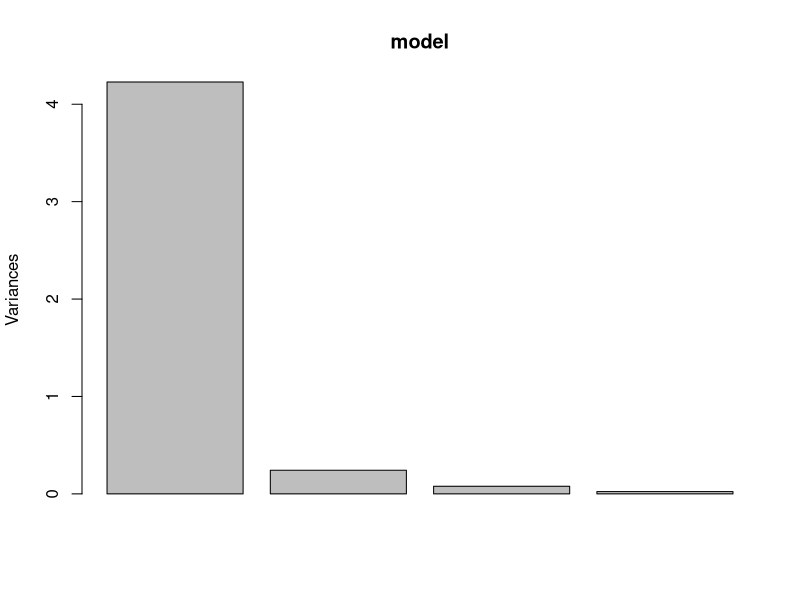
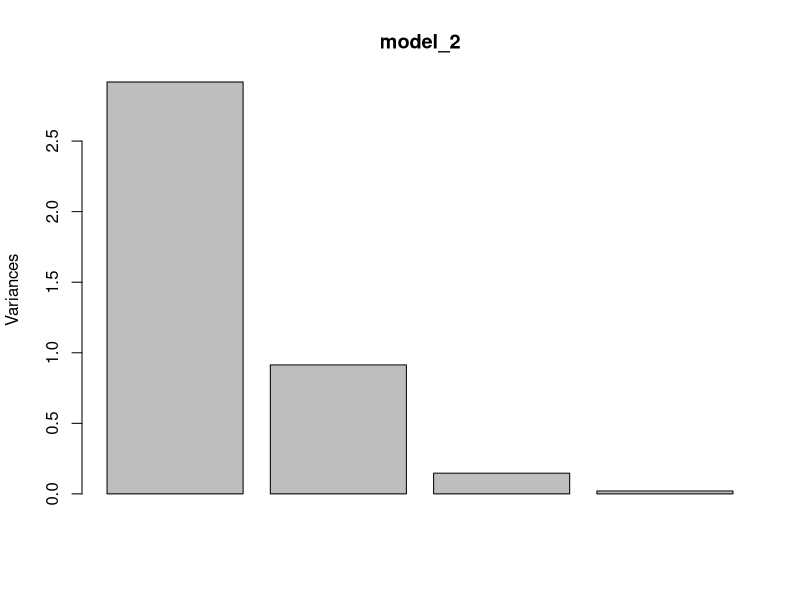

The R source for these figures, in order:
## ---- chunk 1

idf <- iris[,-5]
# idf <- iris[,1:4]
# model <- princomp(idf)
model <- prcomp(idf)
## ---- chunk 2
plot(model)
## ---- chunk 3
model_2 <- prcomp(idf, center=T, scale. = T)
summary(model)
summary(model_2)
plot(model_2)
